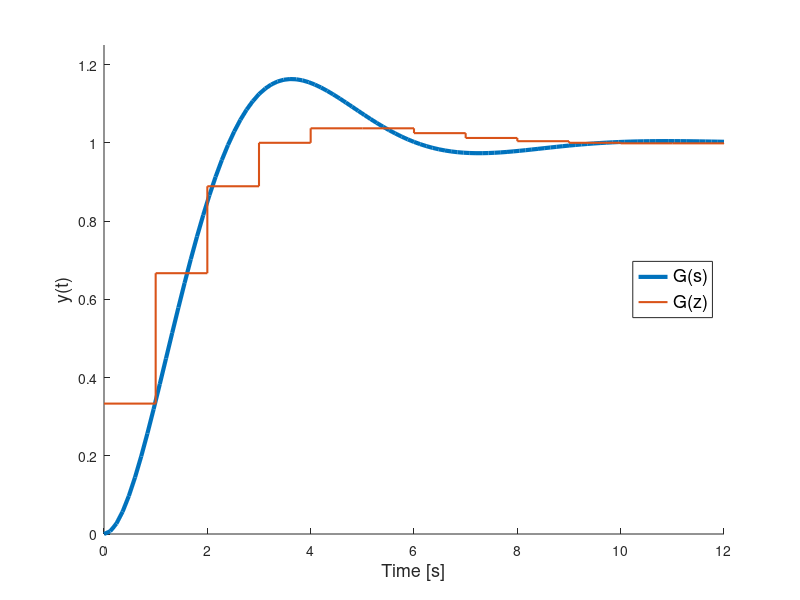

Reproduce this figure in MATLAB.
%% Example 1: Backward Discretization
zeta = 0.5; wn = 1;
Gs = tf(wn^2,[1 2*zeta*wn wn^2]);   % Continuous-time system G(s)
Tf = 12;                            % Final time for simulation
[ys,ts] = step(Gs,Tf);  % Computes step response for G(s)
T = 1;                  % Sample time T = 1 second
z = tf('z',T);          % Defines the discrete time variable z
s = (z-1)/(z*T);        % Defines the backward approximation
Gz = wn^2 / (s^2 + 2*zeta*wn*s + wn^2); % Substitutes s in G(s)
[yz,tz] = step(Gz,Tf);  % Computes step response for G(z)
figure(1), cla, hold on
plot(ts,ys,'LineWidth',3);          
stairs(tz,yz,'LineWidth',1.5);      % Plots the step responses
xlabel('Time [s]','FontSize',13)    % and sets labels and legends
ylabel('y(t)','FontSize',13)
legend('G(s)','G(z)','Location','east','FontSize',13)
xlim([0 12]), ylim([0 1.25])
% exportgraphics(gcf,'../images/backwardStepResp.eps')